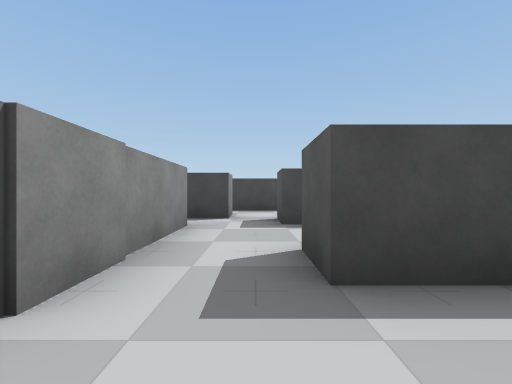
View 1 (above)

24 first-person views from a walk through a Unity game level. The camera is 0.58 m above the floor, looks level and sees 90° across. The floor is counted in squares, 1 m on a side. Each view is taken from the middle of a square. On the plan, view 1 faces up. The plan holds only what a view shows up to about 9 squares ahead; the rest is blank. The player character is not drawn.

View 2
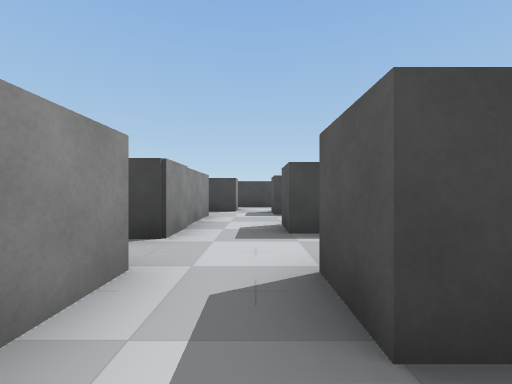

View 3
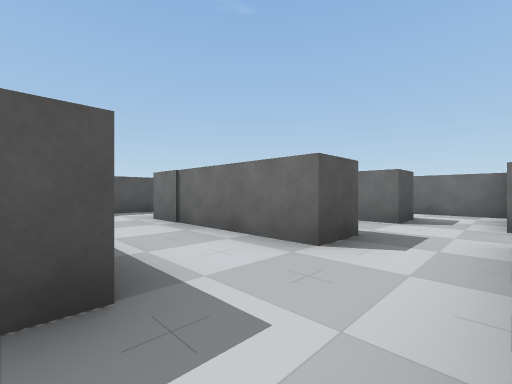

View 4
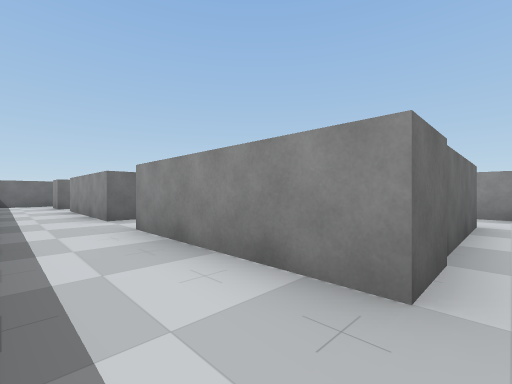

View 5
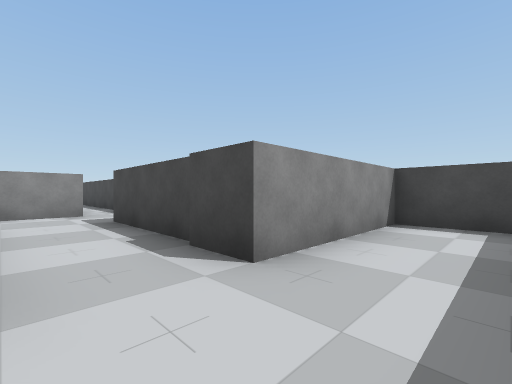

View 6
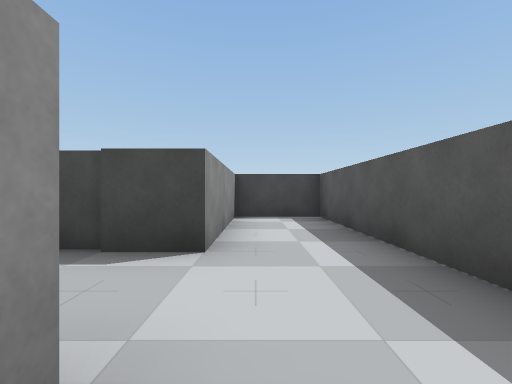

View 7
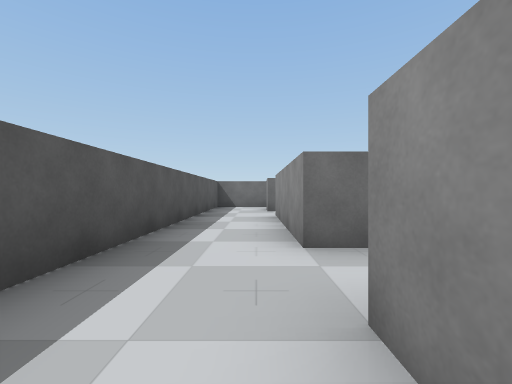

View 8
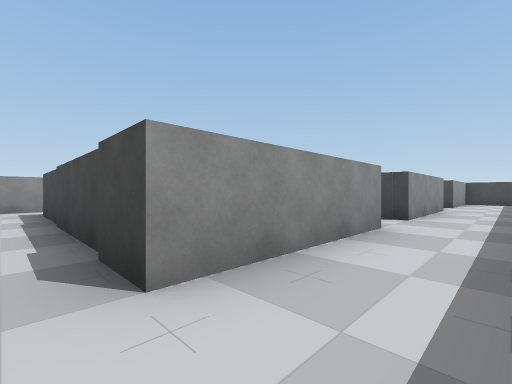

View 9
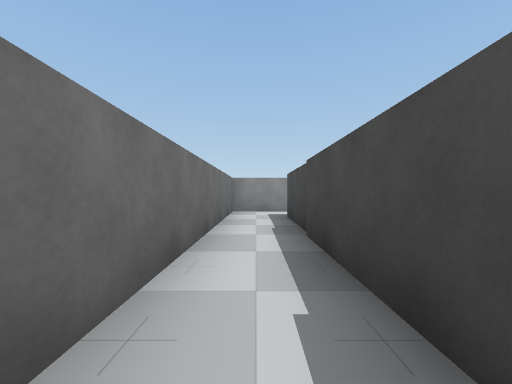

View 10
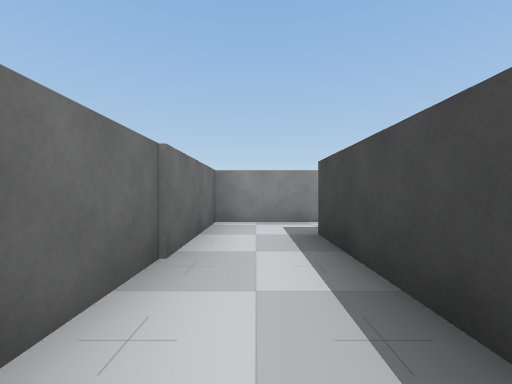

View 11
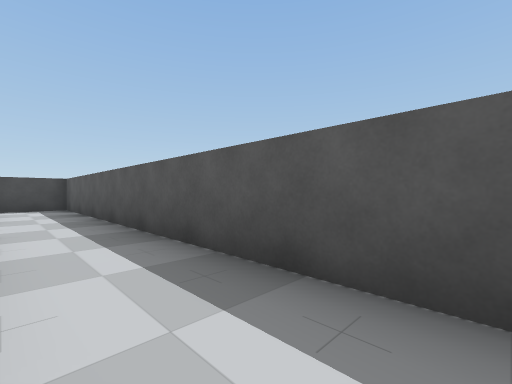

View 12
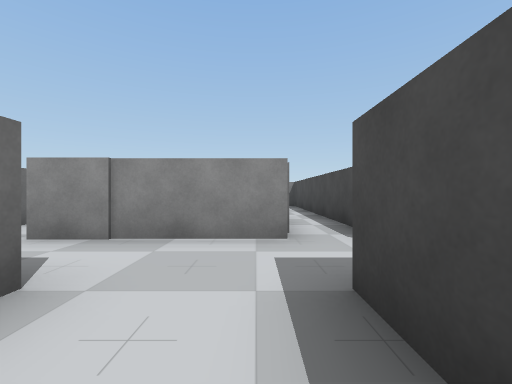

View 13
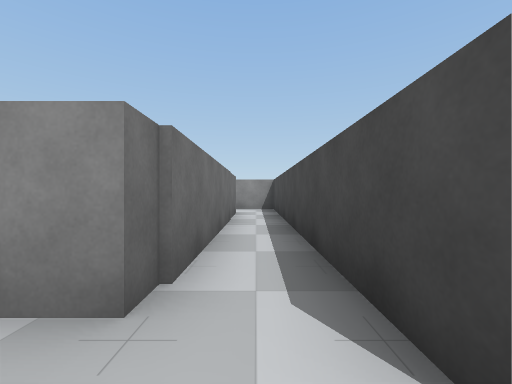

View 14
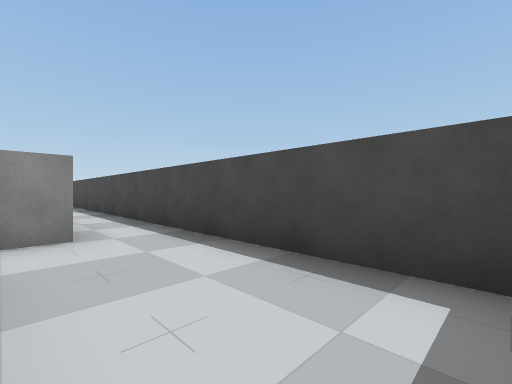

View 15
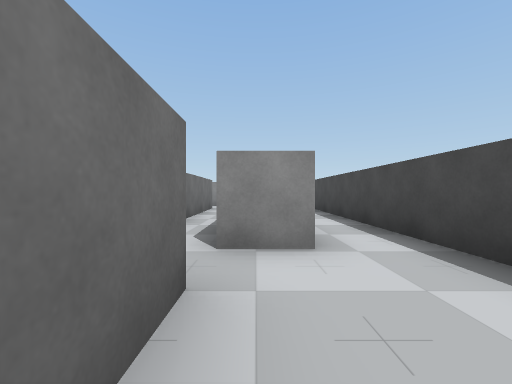

View 16
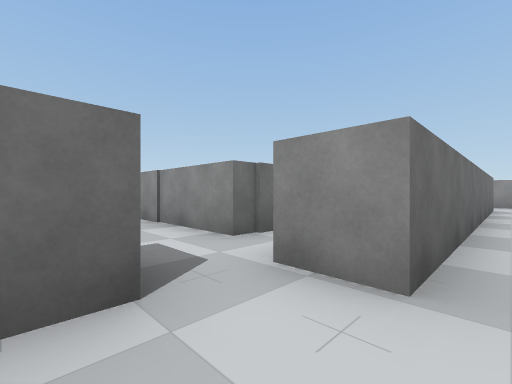

View 17
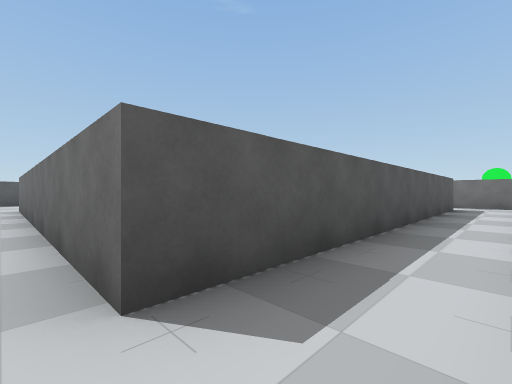

View 18
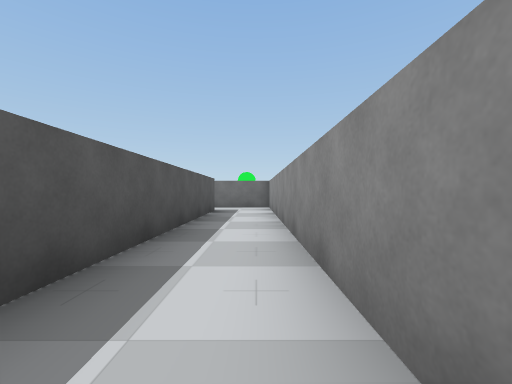

View 19
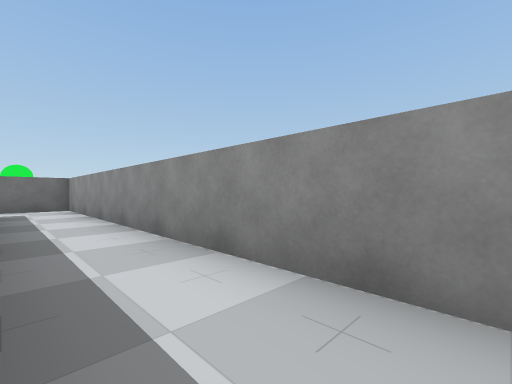

View 20
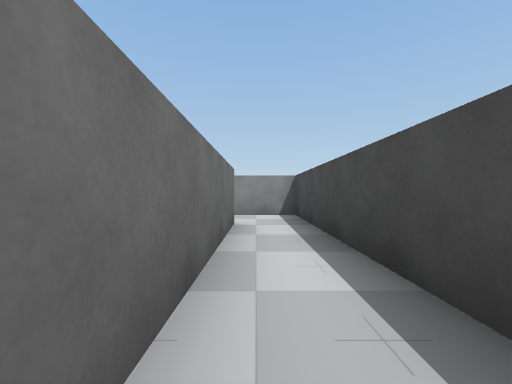

View 21
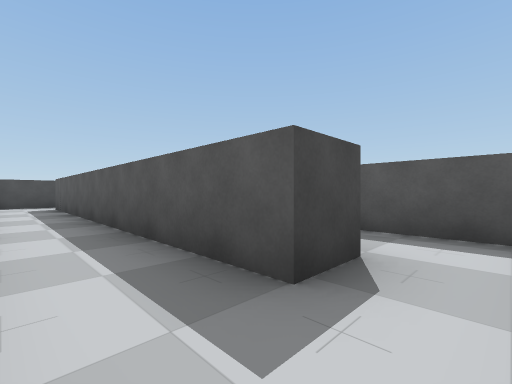

View 22
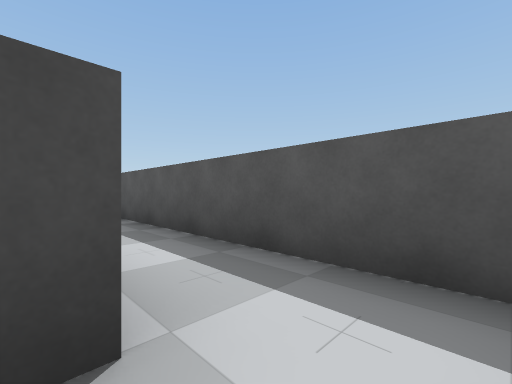

View 23
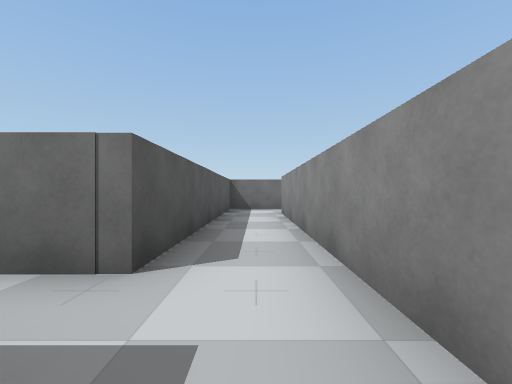

View 24
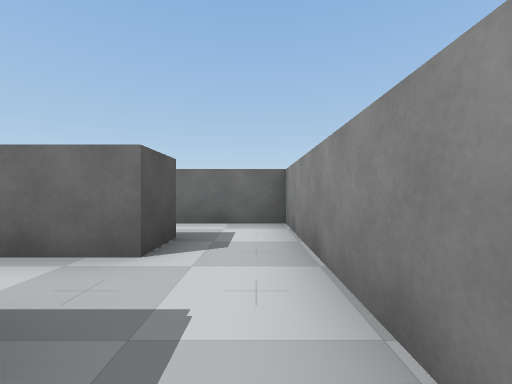

### Floor plan
Points are (right, up) in squares from view 1. A wall is a line through its corners. A room is listed if a view was taken in it or the views show most of it. See-through windows are left out.
Room 1 (view 1)
walls: (1.6, 1.6) (0.5, 1.6) (0.5, 2.6); (0.5, -1.1) (0.5, -0.1) (1.2, -0.1); (-1.2, 2.4) (-1.2, 1.2) (-1.6, 1.2); (-2.6, -0.1) (-0.9, -0.1) (-0.9, -1.6)
ways out: opening at (0, -0.5) to room 2; opening at (0, 2) to room 2
Room 2 (views 2, 4, 5, 6, 7, 8, 9, 10, 11, 12)
walls: (3.7, -2.7) (4.5, -2.7) (4.5, -6.3) (-2, -6.3); (0.5, 2.6) (4.5, 2.6) (4.5, -1.1) (0.5, -1.1); (-0.9, -1.6) (-0.9, -2.8) (3.2, -2.8); (6.5, -7.5) (6.5, 8) (4.5, 8) (4.5, 4.6) (0.5, 4.6); (-1.2, 4.4) (-1.2, 2.4); (-3.6, -6.5) (-3.6, -7.7) (4.5, -7.7)
ways out: opening at (0, -0.5) to room 1; opening at (0, 2) to room 1; opening at (0, 5) to room 3; opening at (-2.5, -6) to room 7; opening at (5.5, -8)
Room 3 (views 3, 13)
walls: (-6.9, 4.4) (-1.2, 4.4); (-0.6, 5.6) (-8.7, 5.6) (-8.7, 4.6); (0.5, 4.6) (0.5, 5.6)
ways out: opening at (0, 5) to room 2; opening at (0, 5) to room 4; opening at (-8, 4) to room 6
Room 4 (views 14, 15, 16)
walls: (0.5, 5.6) (1.6, 5.6); (-0.6, 6.6) (-0.6, 5.6); (3, 8) (-0.5, 8)
ways out: opening at (0, 5) to room 3; opening at (-1, 7) to room 5
Room 5 (views 17, 18, 19, 20, 21, 22)
walls: (-8.7, -3) (-9.7, -3) (-9.7, 6.6) (-0.6, 6.6); (-0.5, 8) (-11.5, 8) (-11.5, -4.6) (-8.6, -4.6)
ways out: opening at (-1, 7) to room 4; opening at (-9, -4) to room 6
Room 6 (view 23)
walls: (-8.7, 4.6) (-8.7, -3); (-8.6, -4.6) (-7.1, -4.6) (-7.1, 2.2) (-6.1, 2.2)
ways out: opening at (-8, 4) to room 3; opening at (-9, -4) to room 5
Room 7 (view 24)
walls: (-2, -6.3) (-2, -5.3) (-0.6, -5.3); (-3.6, -3.5) (-3.6, -6.5)
ways out: opening at (-2.5, -6) to room 2

Positions as (right, up) in squares from view 1, and headings:
1: (0, 0), facing up
2: (0, -2), facing up
3: (-1, 5), facing down-right
4: (6, 3), facing down-left
5: (6, 3), facing up-left
6: (5, 2), facing up
7: (5, 0), facing down
8: (6, -7), facing up-left
9: (4, -7), facing left
10: (4, -2), facing left
11: (5, -2), facing up-right
12: (2, 4), facing left
13: (0, 5), facing left
14: (3, 6), facing up-left
15: (2, 6), facing left
16: (1, 7), facing down-left
17: (-11, 7), facing down-right
18: (-11, 5), facing down
19: (-10, 5), facing down-left
20: (-5, 7), facing left
21: (-11, -4), facing up-right
22: (-9, -4), facing up-right
23: (-8, 4), facing down
24: (-3, -3), facing down
